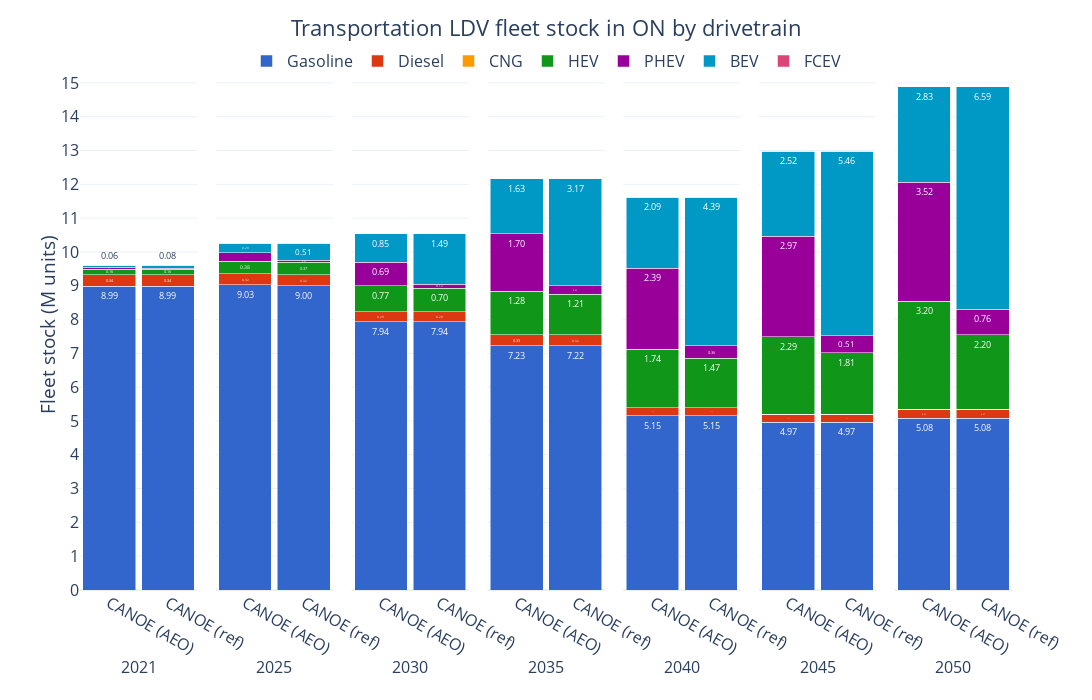

This figure's notebook cell:
### Code cell
ref_fig = ref_trncap[ref_trncap['Vehicle Class'].isin(['LDV'])][['Period', 'Vehicle Class', 'Capacity (M units)', 'Carrier']].groupby(['Period', 'Vehicle Class', 'Carrier'], as_index=False).sum()
vanilla_fig = vanilla_trncap[vanilla_trncap['Vehicle Class'].isin(['LDV'])][['Period', 'Vehicle Class', 'Capacity (M units)', 'Carrier']].groupby(['Period', 'Vehicle Class', 'Carrier'], as_index=False).sum()

ref_fig['Carrier'] = pd.Categorical(ref_fig['Carrier'], categories=drivetrain_order, ordered=True)
ref_fig = ref_fig.sort_values(['Carrier', 'Period'])
vanilla_fig['Carrier'] = pd.Categorical(vanilla_fig['Carrier'], categories=drivetrain_order, ordered=True)
vanilla_fig = vanilla_fig.sort_values(['Carrier', 'Period'])

ref_fig['Source'] = 'CANOE (ref)'
vanilla_fig['Source'] = 'CANOE (AEO)'

fig_df = pd.concat([vanilla_fig[['Period', 'Vehicle Class', 'Capacity (M units)', 'Carrier', 'Source']], ref_fig[['Period', 'Vehicle Class', 'Capacity (M units)', 'Carrier', 'Source']]])

fig = px.bar(fig_df, 
             x='Source', 
             y='Capacity (M units)', 
             color='Carrier', 
             barmode='stack', 
             facet_col='Period',
             facet_col_spacing=2E-2,
             template='plotly_white',
             color_discrete_sequence=px.colors.qualitative.G10[:7] + px.colors.qualitative.G10[8:],
             text_auto='.2f',
            #  text='Demand (PJ)_sum'
             width=1100, height=700,
             )

fig.update_layout(title=dict(
        text='Transportation LDV fleet stock in ON by drivetrain',
        x=0.5, 
        y=0.97,
        xanchor='center',
        yanchor='top'
    ),
    xaxis=dict(title='Period'),
    yaxis=dict(title='Fleet stock (M units)',
               dtick=1),
    yaxis_title_standoff=0,
    legend_title_text='',
    bargap=0.1,
    legend=dict(
        orientation='h',  
        yanchor='top',
        y=1.03,  
        xanchor='center',
        x=0.5),
    font=dict(
        # family="Open Sans",
        size=16)
    )

for annotation in fig.layout.annotations:
    annotation.text = annotation.text.split('=')[1]
    annotation.y = -0.12  
    annotation.yanchor = 'top' 

for axis in fig.layout:
    if axis.startswith('yaxis'):
        fig.layout[axis].dtick = 1

for axis in fig.layout:
    if axis.startswith('xaxis'):
        fig.layout[axis].title.text = ''

fig.for_each_trace(lambda trace: trace.update(textfont=dict(size=9)))

fig.show()

### Figure 1 — Plotly figure (JSON) as saved in the notebook; plotly's stock layout.template omitted (floating-point values rounded to 4 significant figures)
{"data": [{"alignmentgroup": "True", "hovertemplate": "Carrier=Gasoline<br>Period=2021<br>Source=%{x}<br>Capacity (M units)=%{y}<extra></extra>", "legendgroup": "Gasoline", "marker": {"color": "#3366CC", "pattern": {"shape": ""}}, "name": "Gasoline", "offsetgroup": "Gasoline", "orientation": "v", "showlegend": true, "textfont": {"size": 9}, "textposition": "auto", "texttemplate": "%{y:.2f}", "type": "bar", "x": ["CANOE (AEO)", "CANOE (ref)"], "xaxis": "x", "y": [8.991, 8.991], "yaxis": "y"}, {"alignmentgroup": "True", "hovertemplate": "Carrier=Gasoline<br>Period=2025<br>Source=%{x}<br>Capacity (M units)=%{y}<extra></extra>", "legendgroup": "Gasoline", "marker": {"color": "#3366CC", "pattern": {"shape": ""}}, "name": "Gasoline", "offsetgroup": "Gasoline", "orientation": "v", "showlegend": false, "textfont": {"size": 9}, "textposition": "auto", "texttemplate": "%{y:.2f}", "type": "bar", "x": ["CANOE (AEO)", "CANOE (ref)"], "xaxis": "x2", "y": [9.029, 8.999], "yaxis": "y2"}, {"alignmentgroup": "True", "hovertemplate": "Carrier=Gasoline<br>Period=2030<br>Source=%{x}<br>Capacity (M units)=%{y}<extra></extra>", "legendgroup": "Gasoline", "marker": {"color": "#3366CC", "pattern": {"shape": ""}}, "name": "Gasoline", "offsetgroup": "Gasoline", "orientation": "v", "showlegend": false, "textfont": {"size": 9}, "textposition": "auto", "texttemplate": "%{y:.2f}", "type": "bar", "x": ["CANOE (AEO)", "CANOE (ref)"], "xaxis": "x3", "y": [7.939, 7.939], "yaxis": "y3"}, {"alignmentgroup": "True", "hovertemplate": "Carrier=Gasoline<br>Period=2035<br>Source=%{x}<br>Capacity (M units)=%{y}<extra></extra>", "legendgroup": "Gasoline", "marker": {"color": "#3366CC", "pattern": {"shape": ""}}, "name": "Gasoline", "offsetgroup": "Gasoline", "orientation": "v", "showlegend": false, "textfont": {"size": 9}, "textposition": "auto", "texttemplate": "%{y:.2f}", "type": "bar", "x": ["CANOE (AEO)", "CANOE (ref)"], "xaxis": "x4", "y": [7.226, 7.22], "yaxis": "y4"}, {"alignmentgroup": "True", "hovertemplate": "Carrier=Gasoline<br>Period=2040<br>Source=%{x}<br>Capacity (M units)=%{y}<extra></extra>", "legendgroup": "Gasoline", "marker": {"color": "#3366CC", "pattern": {"shape": ""}}, "name": "Gasoline", "offsetgroup": "Gasoline", "orientation": "v", "showlegend": false, "textfont": {"size": 9}, "textposition": "auto", "texttemplate": "%{y:.2f}", "type": "bar", "x": ["CANOE (AEO)", "CANOE (ref)"], "xaxis": "x5", "y": [5.148, 5.152], "yaxis": "y5"}, {"alignmentgroup": "True", "hovertemplate": "Carrier=Gasoline<br>Period=2045<br>Source=%{x}<br>Capacity (M units)=%{y}<extra></extra>", "legendgroup": "Gasoline", "marker": {"color": "#3366CC", "pattern": {"shape": ""}}, "name": "Gasoline", "offsetgroup": "Gasoline", "orientation": "v", "showlegend": false, "textfont": {"size": 9}, "textposition": "auto", "texttemplate": "%{y:.2f}", "type": "bar", "x": ["CANOE (AEO)", "CANOE (ref)"], "xaxis": "x6", "y": [4.967, 4.967], "yaxis": "y6"}, {"alignmentgroup": "True", "hovertemplate": "Carrier=Gasoline<br>Period=2050<br>Source=%{x}<br>Capacity (M units)=%{y}<extra></extra>", "legendgroup": "Gasoline", "marker": {"color": "#3366CC", "pattern": {"shape": ""}}, "name": "Gasoline", "offsetgroup": "Gasoline", "orientation": "v", "showlegend": false, "textfont": {"size": 9}, "textposition": "auto", "texttemplate": "%{y:.2f}", "type": "bar", "x": ["CANOE (AEO)", "CANOE (ref)"], "xaxis": "x7", "y": [5.079, 5.076], "yaxis": "y7"}, {"alignmentgroup": "True", "hovertemplate": "Carrier=Diesel<br>Period=2021<br>Source=%{x}<br>Capacity (M units)=%{y}<extra></extra>", "legendgroup": "Diesel", "marker": {"color": "#DC3912", "pattern": {"shape": ""}}, "name": "Diesel", "offsetgroup": "Diesel", "orientation": "v", "showlegend": true, "textfont": {"size": 9}, "textposition": "auto", "texttemplate": "%{y:.2f}", "type": "bar", "x": ["CANOE (AEO)", "CANOE (ref)"], "xaxis": "x", "y": [0.3369, 0.3369], "yaxis": "y"}, {"alignmentgroup": "True", "hovertemplate": "Carrier=Diesel<br>Period=2025<br>Source=%{x}<br>Capacity (M units)=%{y}<extra></extra>", "legendgroup": "Diesel", "marker": {"color": "#DC3912", "pattern": {"shape": ""}}, "name": "Diesel", "offsetgroup": "Diesel", "orientation": "v", "showlegend": false, "textfont": {"size": 9}, "textposition": "auto", "texttemplate": "%{y:.2f}", "type": "bar", "x": ["CANOE (AEO)", "CANOE (ref)"], "xaxis": "x2", "y": [0.3241, 0.3201], "yaxis": "y2"}, {"alignmentgroup": "True", "hovertemplate": "Carrier=Diesel<br>Period=2030<br>Source=%{x}<br>Capacity (M units)=%{y}<extra></extra>", "legendgroup": "Diesel", "marker": {"color": "#DC3912", "pattern": {"shape": ""}}, "name": "Diesel", "offsetgroup": "Diesel", "orientation": "v", "showlegend": false, "textfont": {"size": 9}, "textposition": "auto", "texttemplate": "%{y:.2f}", "type": "bar", "x": ["CANOE (AEO)", "CANOE (ref)"], "xaxis": "x3", "y": [0.2935, 0.2898], "yaxis": "y3"}, {"alignmentgroup": "True", "hovertemplate": "Carrier=Diesel<br>Period=2035<br>Source=%{x}<br>Capacity (M units)=%{y}<extra></extra>", "legendgroup": "Diesel", "marker": {"color": "#DC3912", "pattern": {"shape": ""}}, "name": "Diesel", "offsetgroup": "Diesel", "orientation": "v", "showlegend": false, "textfont": {"size": 9}, "textposition": "auto", "texttemplate": "%{y:.2f}", "type": "bar", "x": ["CANOE (AEO)", "CANOE (ref)"], "xaxis": "x4", "y": [0.3274, 0.3236], "yaxis": "y4"}, {"alignmentgroup": "True", "hovertemplate": "Carrier=Diesel<br>Period=2040<br>Source=%{x}<br>Capacity (M units)=%{y}<extra></extra>", "legendgroup": "Diesel", "marker": {"color": "#DC3912", "pattern": {"shape": ""}}, "name": "Diesel", "offsetgroup": "Diesel", "orientation": "v", "showlegend": false, "textfont": {"size": 9}, "textposition": "auto", "texttemplate": "%{y:.2f}", "type": "bar", "x": ["CANOE (AEO)", "CANOE (ref)"], "xaxis": "x5", "y": [0.2376, 0.2372], "yaxis": "y5"}, {"alignmentgroup": "True", "hovertemplate": "Carrier=Diesel<br>Period=2045<br>Source=%{x}<br>Capacity (M units)=%{y}<extra></extra>", "legendgroup": "Diesel", "marker": {"color": "#DC3912", "pattern": {"shape": ""}}, "name": "Diesel", "offsetgroup": "Diesel", "orientation": "v", "showlegend": false, "textfont": {"size": 9}, "textposition": "auto", "texttemplate": "%{y:.2f}", "type": "bar", "x": ["CANOE (AEO)", "CANOE (ref)"], "xaxis": "x6", "y": [0.2386, 0.2388], "yaxis": "y6"}, {"alignmentgroup": "True", "hovertemplate": "Carrier=Diesel<br>Period=2050<br>Source=%{x}<br>Capacity (M units)=%{y}<extra></extra>", "legendgroup": "Diesel", "marker": {"color": "#DC3912", "pattern": {"shape": ""}}, "name": "Diesel", "offsetgroup": "Diesel", "orientation": "v", "showlegend": false, "textfont": {"size": 9}, "textposition": "auto", "texttemplate": "%{y:.2f}", "type": "bar", "x": ["CANOE (AEO)", "CANOE (ref)"], "xaxis": "x7", "y": [0.2666, 0.2666], "yaxis": "y7"}, {"alignmentgroup": "True", "hovertemplate": "Carrier=CNG<br>Period=2021<br>Source=%{x}<br>Capacity (M units)=%{y}<extra></extra>", "legendgroup": "CNG", "marker": {"color": "#FF9900", "pattern": {"shape": ""}}, "name": "CNG", "offsetgroup": "CNG", "orientation": "v", "showlegend": true, "textfont": {"size": 9}, "textposition": "auto", "texttemplate": "%{y:.2f}", "type": "bar", "x": ["CANOE (AEO)", "CANOE (ref)"], "xaxis": "x", "y": [0, 0], "yaxis": "y"}, {"alignmentgroup": "True", "hovertemplate": "Carrier=CNG<br>Period=2025<br>Source=%{x}<br>Capacity (M units)=%{y}<extra></extra>", "legendgroup": "CNG", "marker": {"color": "#FF9900", "pattern": {"shape": ""}}, "name": "CNG", "offsetgroup": "CNG", "orientation": "v", "showlegend": false, "textfont": {"size": 9}, "textposition": "auto", "texttemplate": "%{y:.2f}", "type": "bar", "x": ["CANOE (AEO)", "CANOE (ref)"], "xaxis": "x2", "y": [1.969e-06, 7.767e-06], "yaxis": "y2"}, {"alignmentgroup": "True", "hovertemplate": "Carrier=CNG<br>Period=2030<br>Source=%{x}<br>Capacity (M units)=%{y}<extra></extra>", "legendgroup": "CNG", "marker": {"color": "#FF9900", "pattern": {"shape": ""}}, "name": "CNG", "offsetgroup": "CNG", "orientation": "v", "showlegend": false, "textfont": {"size": 9}, "textposition": "auto", "texttemplate": "%{y:.2f}", "type": "bar", "x": ["CANOE (AEO)", "CANOE (ref)"], "xaxis": "x3", "y": [3.711e-06, 1.658e-05], "yaxis": "y3"}, {"alignmentgroup": "True", "hovertemplate": "Carrier=CNG<br>Period=2035<br>Source=%{x}<br>Capacity (M units)=%{y}<extra></extra>", "legendgroup": "CNG", "marker": {"color": "#FF9900", "pattern": {"shape": ""}}, "name": "CNG", "offsetgroup": "CNG", "orientation": "v", "showlegend": false, "textfont": {"size": 9}, "textposition": "auto", "texttemplate": "%{y:.2f}", "type": "bar", "x": ["CANOE (AEO)", "CANOE (ref)"], "xaxis": "x4", "y": [5.714e-06, 2.605e-05], "yaxis": "y4"}, {"alignmentgroup": "True", "hovertemplate": "Carrier=CNG<br>Period=2040<br>Source=%{x}<br>Capacity (M units)=%{y}<extra></extra>", "legendgroup": "CNG", "marker": {"color": "#FF9900", "pattern": {"shape": ""}}, "name": "CNG", "offsetgroup": "CNG", "orientation": "v", "showlegend": false, "textfont": {"size": 9}, "textposition": "auto", "texttemplate": "%{y:.2f}", "type": "bar", "x": ["CANOE (AEO)", "CANOE (ref)"], "xaxis": "x5", "y": [6.466e-06, 3.183e-05], "yaxis": "y5"}, {"alignmentgroup": "True", "hovertemplate": "Carrier=CNG<br>Period=2045<br>Source=%{x}<br>Capacity (M units)=%{y}<extra></extra>", "legendgroup": "CNG", "marker": {"color": "#FF9900", "pattern": {"shape": ""}}, "name": "CNG", "offsetgroup": "CNG", "orientation": "v", "showlegend": false, "textfont": {"size": 9}, "textposition": "auto", "texttemplate": "%{y:.2f}", "type": "bar", "x": ["CANOE (AEO)", "CANOE (ref)"], "xaxis": "x6", "y": [6.85e-06, 3.222e-05], "yaxis": "y6"}, {"alignmentgroup": "True", "hovertemplate": "Carrier=CNG<br>Period=2050<br>Source=%{x}<br>Capacity (M units)=%{y}<extra></extra>", "legendgroup": "CNG", "marker": {"color": "#FF9900", "pattern": {"shape": ""}}, "name": "CNG", "offsetgroup": "CNG", "orientation": "v", "showlegend": false, "textfont": {"size": 9}, "textposition": "auto", "texttemplate": "%{y:.2f}", "type": "bar", "x": ["CANOE (AEO)", "CANOE (ref)"], "xaxis": "x7", "y": [6.827e-06, 3.058e-05], "yaxis": "y7"}, {"alignmentgroup": "True", "hovertemplate": "Carrier=HEV<br>Period=2021<br>Source=%{x}<br>Capacity (M units)=%{y}<extra></extra>", "legendgroup": "HEV", "marker": {"color": "#109618", "pattern": {"shape": ""}}, "name": "HEV", "offsetgroup": "HEV", "orientation": "v", "showlegend": true, "textfont": {"size": 9}, "textposition": "auto", "texttemplate": "%{y:.2f}", "type": "bar", "x": ["CANOE (AEO)", "CANOE (ref)"], "xaxis": "x", "y": [0.1623, 0.16], "yaxis": "y"}, {"alignmentgroup": "True", "hovertemplate": "Carrier=HEV<br>Period=2025<br>Source=%{x}<br>Capacity (M units)=%{y}<extra></extra>", "legendgroup": "HEV", "marker": {"color": "#109618", "pattern": {"shape": ""}}, "name": "HEV", "offsetgroup": "HEV", "orientation": "v", "showlegend": false, "textfont": {"size": 9}, "textposition": "auto", "texttemplate": "%{y:.2f}", "type": "bar", "x": ["CANOE (AEO)", "CANOE (ref)"], "xaxis": "x2", "y": [0.3763, 0.3687], "yaxis": "y2"}, {"alignmentgroup": "True", "hovertemplate": "Carrier=HEV<br>Period=2030<br>Source=%{x}<br>Capacity (M units)=%{y}<extra></extra>", "legendgroup": "HEV", "marker": {"color": "#109618", "pattern": {"shape": ""}}, "name": "HEV", "offsetgroup": "HEV", "orientation": "v", "showlegend": false, "textfont": {"size": 9}, "textposition": "auto", "texttemplate": "%{y:.2f}", "type": "bar", "x": ["CANOE (AEO)", "CANOE (ref)"], "xaxis": "x3", "y": [0.7715, 0.6996], "yaxis": "y3"}, {"alignmentgroup": "True", "hovertemplate": "Carrier=HEV<br>Period=2035<br>Source=%{x}<br>Capacity (M units)=%{y}<extra></extra>", "legendgroup": "HEV", "marker": {"color": "#109618", "pattern": {"shape": ""}}, "name": "HEV", "offsetgroup": "HEV", "orientation": "v", "showlegend": false, "textfont": {"size": 9}, "textposition": "auto", "texttemplate": "%{y:.2f}", "type": "bar", "x": ["CANOE (AEO)", "CANOE (ref)"], "xaxis": "x4", "y": [1.283, 1.209], "yaxis": "y4"}, {"alignmentgroup": "True", "hovertemplate": "Carrier=HEV<br>Period=2040<br>Source=%{x}<br>Capacity (M units)=%{y}<extra></extra>", "legendgroup": "HEV", "marker": {"color": "#109618", "pattern": {"shape": ""}}, "name": "HEV", "offsetgroup": "HEV", "orientation": "v", "showlegend": false, "textfont": {"size": 9}, "textposition": "auto", "texttemplate": "%{y:.2f}", "type": "bar", "x": ["CANOE (AEO)", "CANOE (ref)"], "xaxis": "x5", "y": [1.741, 1.47], "yaxis": "y5"}, {"alignmentgroup": "True", "hovertemplate": "Carrier=HEV<br>Period=2045<br>Source=%{x}<br>Capacity (M units)=%{y}<extra></extra>", "legendgroup": "HEV", "marker": {"color": "#109618", "pattern": {"shape": ""}}, "name": "HEV", "offsetgroup": "HEV", "orientation": "v", "showlegend": false, "textfont": {"size": 9}, "textposition": "auto", "texttemplate": "%{y:.2f}", "type": "bar", "x": ["CANOE (AEO)", "CANOE (ref)"], "xaxis": "x6", "y": [2.29, 1.812], "yaxis": "y6"}, {"alignmentgroup": "True", "hovertemplate": "Carrier=HEV<br>Period=2050<br>Source=%{x}<br>Capacity (M units)=%{y}<extra></extra>", "legendgroup": "HEV", "marker": {"color": "#109618", "pattern": {"shape": ""}}, "name": "HEV", "offsetgroup": "HEV", "orientation": "v", "showlegend": false, "textfont": {"size": 9}, "textposition": "auto", "texttemplate": "%{y:.2f}", "type": "bar", "x": ["CANOE (AEO)", "CANOE (ref)"], "xaxis": "x7", "y": [3.201, 2.201], "yaxis": "y7"}, {"alignmentgroup": "True", "hovertemplate": "Carrier=PHEV<br>Period=2021<br>Source=%{x}<br>Capacity (M units)=%{y}<extra></extra>", "legendgroup": "PHEV", "marker": {"color": "#990099", "pattern": {"shape": ""}}, "name": "PHEV", "offsetgroup": "PHEV", "orientation": "v", "showlegend": true, "textfont": {"size": 9}, "textposition": "auto", "texttemplate": "%{y:.2f}", "type": "bar", "x": ["CANOE (AEO)", "CANOE (ref)"], "xaxis": "x", "y": [0.0562, 0.03519], "yaxis": "y"}, {"alignmentgroup": "True", "hovertemplate": "Carrier=PHEV<br>Period=2025<br>Source=%{x}<br>Capacity (M units)=%{y}<extra></extra>", "legendgroup": "PHEV", "marker": {"color": "#990099", "pattern": {"shape": ""}}, "name": "PHEV", "offsetgroup": "PHEV", "orientation": "v", "showlegend": false, "textfont": {"size": 9}, "textposition": "auto", "texttemplate": "%{y:.2f}", "type": "bar", "x": ["CANOE (AEO)", "CANOE (ref)"], "xaxis": "x2", "y": [0.2412, 0.06537], "yaxis": "y2"}, {"alignmentgroup": "True", "hovertemplate": "Carrier=PHEV<br>Period=2030<br>Source=%{x}<br>Capacity (M units)=%{y}<extra></extra>", "legendgroup": "PHEV", "marker": {"color": "#990099", "pattern": {"shape": ""}}, "name": "PHEV", "offsetgroup": "PHEV", "orientation": "v", "showlegend": false, "textfont": {"size": 9}, "textposition": "auto", "texttemplate": "%{y:.2f}", "type": "bar", "x": ["CANOE (AEO)", "CANOE (ref)"], "xaxis": "x3", "y": [0.6879, 0.1222], "yaxis": "y3"}, {"alignmentgroup": "True", "hovertemplate": "Carrier=PHEV<br>Period=2035<br>Source=%{x}<br>Capacity (M units)=%{y}<extra></extra>", "legendgroup": "PHEV", "marker": {"color": "#990099", "pattern": {"shape": ""}}, "name": "PHEV", "offsetgroup": "PHEV", "orientation": "v", "showlegend": false, "textfont": {"size": 9}, "textposition": "auto", "texttemplate": "%{y:.2f}", "type": "bar", "x": ["CANOE (AEO)", "CANOE (ref)"], "xaxis": "x4", "y": [1.702, 0.2476], "yaxis": "y4"}, {"alignmentgroup": "True", "hovertemplate": "Carrier=PHEV<br>Period=2040<br>Source=%{x}<br>Capacity (M units)=%{y}<extra></extra>", "legendgroup": "PHEV", "marker": {"color": "#990099", "pattern": {"shape": ""}}, "name": "PHEV", "offsetgroup": "PHEV", "orientation": "v", "showlegend": false, "textfont": {"size": 9}, "textposition": "auto", "texttemplate": "%{y:.2f}", "type": "bar", "x": ["CANOE (AEO)", "CANOE (ref)"], "xaxis": "x5", "y": [2.395, 0.3608], "yaxis": "y5"}, {"alignmentgroup": "True", "hovertemplate": "Carrier=PHEV<br>Period=2045<br>Source=%{x}<br>Capacity (M units)=%{y}<extra></extra>", "legendgroup": "PHEV", "marker": {"color": "#990099", "pattern": {"shape": ""}}, "name": "PHEV", "offsetgroup": "PHEV", "orientation": "v", "showlegend": false, "textfont": {"size": 9}, "textposition": "auto", "texttemplate": "%{y:.2f}", "type": "bar", "x": ["CANOE (AEO)", "CANOE (ref)"], "xaxis": "x6", "y": [2.967, 0.5053], "yaxis": "y6"}, {"alignmentgroup": "True", "hovertemplate": "Carrier=PHEV<br>Period=2050<br>Source=%{x}<br>Capacity (M units)=%{y}<extra></extra>", "legendgroup": "PHEV", "marker": {"color": "#990099", "pattern": {"shape": ""}}, "name": "PHEV", "offsetgroup": "PHEV", "orientation": "v", "showlegend": false, "textfont": {"size": 9}, "textposition": "auto", "texttemplate": "%{y:.2f}", "type": "bar", "x": ["CANOE (AEO)", "CANOE (ref)"], "xaxis": "x7", "y": [3.518, 0.7563], "yaxis": "y7"}, {"alignmentgroup": "True", "hovertemplate": "Carrier=BEV<br>Period=2021<br>Source=%{x}<br>Capacity (M units)=%{y}<extra></extra>", "legendgroup": "BEV", "marker": {"color": "#0099C6", "pattern": {"shape": ""}}, "name": "BEV", "offsetgroup": "BEV", "orientation": "v", "showlegend": true, "textfont": {"size": 9}, "textposition": "auto", "texttemplate": "%{y:.2f}", "type": "bar", "x": ["CANOE (AEO)", "CANOE (ref)"], "xaxis": "x", "y": [0.05776, 0.0811], "yaxis": "y"}, {"alignmentgroup": "True", "hovertemplate": "Carrier=BEV<br>Period=2025<br>Source=%{x}<br>Capacity (M units)=%{y}<extra></extra>", "legendgroup": "BEV", "marker": {"color": "#0099C6", "pattern": {"shape": ""}}, "name": "BEV", "offsetgroup": "BEV", "orientation": "v", "showlegend": false, "textfont": {"size": 9}, "textposition": "auto", "texttemplate": "%{y:.2f}", "type": "bar", "x": ["CANOE (AEO)", "CANOE (ref)"], "xaxis": "x2", "y": [0.289, 0.5062], "yaxis": "y2"}, {"alignmentgroup": "True", "hovertemplate": "Carrier=BEV<br>Period=2030<br>Source=%{x}<br>Capacity (M units)=%{y}<extra></extra>", "legendgroup": "BEV", "marker": {"color": "#0099C6", "pattern": {"shape": ""}}, "name": "BEV", "offsetgroup": "BEV", "orientation": "v", "showlegend": false, "textfont": {"size": 9}, "textposition": "auto", "texttemplate": "%{y:.2f}", "type": "bar", "x": ["CANOE (AEO)", "CANOE (ref)"], "xaxis": "x3", "y": [0.8503, 1.492], "yaxis": "y3"}, {"alignmentgroup": "True", "hovertemplate": "Carrier=BEV<br>Period=2035<br>Source=%{x}<br>Capacity (M units)=%{y}<extra></extra>", "legendgroup": "BEV", "marker": {"color": "#0099C6", "pattern": {"shape": ""}}, "name": "BEV", "offsetgroup": "BEV", "orientation": "v", "showlegend": false, "textfont": {"size": 9}, "textposition": "auto", "texttemplate": "%{y:.2f}", "type": "bar", "x": ["CANOE (AEO)", "CANOE (ref)"], "xaxis": "x4", "y": [1.634, 3.171], "yaxis": "y4"}, {"alignmentgroup": "True", "hovertemplate": "Carrier=BEV<br>Period=2040<br>Source=%{x}<br>Capacity (M units)=%{y}<extra></extra>", "legendgroup": "BEV", "marker": {"color": "#0099C6", "pattern": {"shape": ""}}, "name": "BEV", "offsetgroup": "BEV", "orientation": "v", "showlegend": false, "textfont": {"size": 9}, "textposition": "auto", "texttemplate": "%{y:.2f}", "type": "bar", "x": ["CANOE (AEO)", "CANOE (ref)"], "xaxis": "x5", "y": [2.093, 4.394], "yaxis": "y5"}, {"alignmentgroup": "True", "hovertemplate": "Carrier=BEV<br>Period=2045<br>Source=%{x}<br>Capacity (M units)=%{y}<extra></extra>", "legendgroup": "BEV", "marker": {"color": "#0099C6", "pattern": {"shape": ""}}, "name": "BEV", "offsetgroup": "BEV", "orientation": "v", "showlegend": false, "textfont": {"size": 9}, "textposition": "auto", "texttemplate": "%{y:.2f}", "type": "bar", "x": ["CANOE (AEO)", "CANOE (ref)"], "xaxis": "x6", "y": [2.517, 5.457], "yaxis": "y6"}, {"alignmentgroup": "True", "hovertemplate": "Carrier=BEV<br>Period=2050<br>Source=%{x}<br>Capacity (M units)=%{y}<extra></extra>", "legendgroup": "BEV", "marker": {"color": "#0099C6", "pattern": {"shape": ""}}, "name": "BEV", "offsetgroup": "BEV", "orientation": "v", "showlegend": false, "textfont": {"size": 9}, "textposition": "auto", "texttemplate": "%{y:.2f}", "type": "bar", "x": ["CANOE (AEO)", "CANOE (ref)"], "xaxis": "x7", "y": [2.829, 6.594], "yaxis": "y7"}, {"alignmentgroup": "True", "hovertemplate": "Carrier=FCEV<br>Period=2021<br>Source=%{x}<br>Capacity (M units)=%{y}<extra></extra>", "legendgroup": "FCEV", "marker": {"color": "#DD4477", "pattern": {"shape": ""}}, "name": "FCEV", "offsetgroup": "FCEV", "orientation": "v", "showlegend": true, "textfont": {"size": 9}, "textposition": "auto", "texttemplate": "%{y:.2f}", "type": "bar", "x": ["CANOE (AEO)", "CANOE (ref)"], "xaxis": "x", "y": [0, 0], "yaxis": "y"}, {"alignmentgroup": "True", "hovertemplate": "Carrier=FCEV<br>Period=2025<br>Source=%{x}<br>Capacity (M units)=%{y}<extra></extra>", "legendgroup": "FCEV", "marker": {"color": "#DD4477", "pattern": {"shape": ""}}, "name": "FCEV", "offsetgroup": "FCEV", "orientation": "v", "showlegend": false, "textfont": {"size": 9}, "textposition": "auto", "texttemplate": "%{y:.2f}", "type": "bar", "x": ["CANOE (AEO)", "CANOE (ref)"], "xaxis": "x2", "y": [6.928e-07, 6.901e-06], "yaxis": "y2"}, {"alignmentgroup": "True", "hovertemplate": "Carrier=FCEV<br>Period=2030<br>Source=%{x}<br>Capacity (M units)=%{y}<extra></extra>", "legendgroup": "FCEV", "marker": {"color": "#DD4477", "pattern": {"shape": ""}}, "name": "FCEV", "offsetgroup": "FCEV", "orientation": "v", "showlegend": false, "textfont": {"size": 9}, "textposition": "auto", "texttemplate": "%{y:.2f}", "type": "bar", "x": ["CANOE (AEO)", "CANOE (ref)"], "xaxis": "x3", "y": [1.524e-06, 1.72e-05], "yaxis": "y3"}, {"alignmentgroup": "True", "hovertemplate": "Carrier=FCEV<br>Period=2035<br>Source=%{x}<br>Capacity (M units)=%{y}<extra></extra>", "legendgroup": "FCEV", "marker": {"color": "#DD4477", "pattern": {"shape": ""}}, "name": "FCEV", "offsetgroup": "FCEV", "orientation": "v", "showlegend": false, "textfont": {"size": 9}, "textposition": "auto", "texttemplate": "%{y:.2f}", "type": "bar", "x": ["CANOE (AEO)", "CANOE (ref)"], "xaxis": "x4", "y": [2.611e-06, 2.826e-05], "yaxis": "y4"}, {"alignmentgroup": "True", "hovertemplate": "Carrier=FCEV<br>Period=2040<br>Source=%{x}<br>Capacity (M units)=%{y}<extra></extra>", "legendgroup": "FCEV", "marker": {"color": "#DD4477", "pattern": {"shape": ""}}, "name": "FCEV", "offsetgroup": "FCEV", "orientation": "v", "showlegend": false, "textfont": {"size": 9}, "textposition": "auto", "texttemplate": "%{y:.2f}", "type": "bar", "x": ["CANOE (AEO)", "CANOE (ref)"], "xaxis": "x5", "y": [3.656e-06, 3.395e-05], "yaxis": "y5"}, {"alignmentgroup": "True", "hovertemplate": "Carrier=FCEV<br>Period=2045<br>Source=%{x}<br>Capacity (M units)=%{y}<extra></extra>", "legendgroup": "FCEV", "marker": {"color": "#DD4477", "pattern": {"shape": ""}}, "name": "FCEV", "offsetgroup": "FCEV", "orientation": "v", "showlegend": false, "textfont": {"size": 9}, "textposition": "auto", "texttemplate": "%{y:.2f}", "type": "bar", "x": ["CANOE (AEO)", "CANOE (ref)"], "xaxis": "x6", "y": [4.116e-06, 3.375e-05], "yaxis": "y6"}, {"alignmentgroup": "True", "hovertemplate": "Carrier=FCEV<br>Period=2050<br>Source=%{x}<br>Capacity (M units)=%{y}<extra></extra>", "legendgroup": "FCEV", "marker": {"color": "#DD4477", "pattern": {"shape": ""}}, "name": "FCEV", "offsetgroup": "FCEV", "orientation": "v", "showlegend": false, "textfont": {"size": 9}, "textposition": "auto", "texttemplate": "%{y:.2f}", "type": "bar", "x": ["CANOE (AEO)", "CANOE (ref)"], "xaxis": "x7", "y": [4.591e-06, 3.501e-05], "yaxis": "y7"}], "layout": {"annotations": [{"font": {}, "showarrow": false, "text": "2021", "x": 0.06286, "xanchor": "center", "xref": "paper", "y": -0.12, "yanchor": "top", "yref": "paper"}, {"font": {}, "showarrow": false, "text": "2025", "x": 0.2086, "xanchor": "center", "xref": "paper", "y": -0.12, "yanchor": "top", "yref": "paper"}, {"font": {}, "showarrow": false, "text": "2030", "x": 0.3543, "xanchor": "center", "xref": "paper", "y": -0.12, "yanchor": "top", "yref": "paper"}, {"font": {}, "showarrow": false, "text": "2035", "x": 0.5, "xanchor": "center", "xref": "paper", "y": -0.12, "yanchor": "top", "yref": "paper"}, {"font": {}, "showarrow": false, "text": "2040", "x": 0.6457, "xanchor": "center", "xref": "paper", "y": -0.12, "yanchor": "top", "yref": "paper"}, {"font": {}, "showarrow": false, "text": "2045", "x": 0.7914, "xanchor": "center", "xref": "paper", "y": -0.12, "yanchor": "top", "yref": "paper"}, {"font": {}, "showarrow": false, "text": "2050", "x": 0.9371, "xanchor": "center", "xref": "paper", "y": -0.12, "yanchor": "top", "yref": "paper"}], "bargap": 0.1, "barmode": "stack", "font": {"size": 16}, "height": 700, "legend": {"orientation": "h", "title": {"text": ""}, "tracegroupgap": 0, "x": 0.5, "xanchor": "center", "y": 1.03, "yanchor": "top"}, "margin": {"t": 60}, "title": {"text": "Transportation LDV fleet stock in ON by drivetrain", "x": 0.5, "xanchor": "center", "y": 0.97, "yanchor": "top"}, "width": 1100, "xaxis": {"anchor": "y", "domain": [0, 0.1257], "title": {"text": ""}}, "xaxis2": {"anchor": "y2", "domain": [0.1457, 0.2714], "matches": "x", "title": {"text": ""}}, "xaxis3": {"anchor": "y3", "domain": [0.2914, 0.4171], "matches": "x", "title": {"text": ""}}, "xaxis4": {"anchor": "y4", "domain": [0.4371, 0.5629], "matches": "x", "title": {"text": ""}}, "xaxis5": {"anchor": "y5", "domain": [0.5829, 0.7086], "matches": "x", "title": {"text": ""}}, "xaxis6": {"anchor": "y6", "domain": [0.7286, 0.8543], "matches": "x", "title": {"text": ""}}, "xaxis7": {"anchor": "y7", "domain": [0.8743, 1.0], "matches": "x", "title": {"text": ""}}, "yaxis": {"anchor": "x", "domain": [0, 1], "dtick": 1, "title": {"standoff": 0, "text": "Fleet stock (M units)"}}, "yaxis2": {"anchor": "x2", "domain": [0, 1], "dtick": 1, "matches": "y", "showticklabels": false}, "yaxis3": {"anchor": "x3", "domain": [0, 1], "dtick": 1, "matches": "y", "showticklabels": false}, "yaxis4": {"anchor": "x4", "domain": [0, 1], "dtick": 1, "matches": "y", "showticklabels": false}, "yaxis5": {"anchor": "x5", "domain": [0, 1], "dtick": 1, "matches": "y", "showticklabels": false}, "yaxis6": {"anchor": "x6", "domain": [0, 1], "dtick": 1, "matches": "y", "showticklabels": false}, "yaxis7": {"anchor": "x7", "domain": [0, 1], "dtick": 1, "matches": "y", "showticklabels": false}}}
